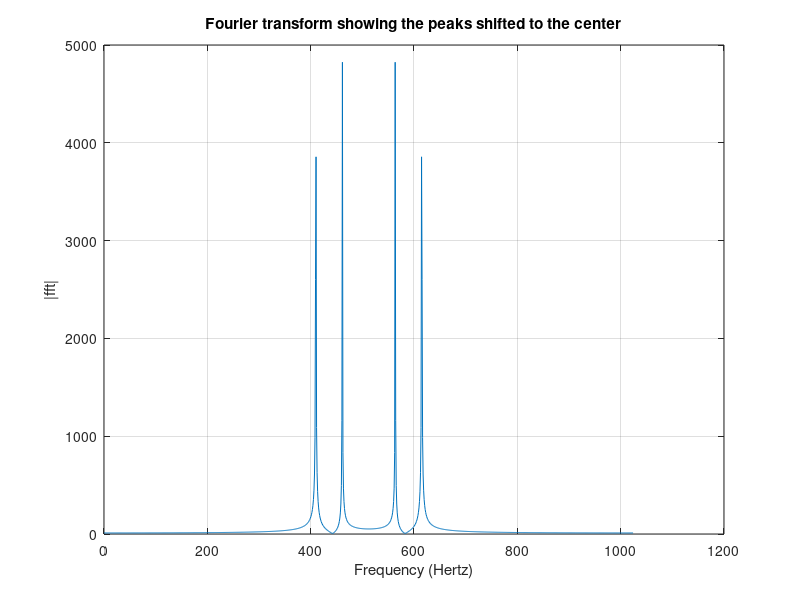

MATLAB code for this plot:
%% 4)  Bring any peak to the center using fftshift

clear all;
clc;

display('Executing assignment question (4)...');

%% Create a function to define the required signal
%%%%%%%%%%%%%%%%%%%%%%%%%%%%%%%%%%%%%%%%%%%%%%%%%%%%%%%%%%
define_signal = @(A,w,t) A*(cos(w*t)+cos(2*w*t));
%%%%%%%%%%%%%%%%%%%%%%%%%%%%%%%%%%%%%%%%%%%%%%%%%%%%%%%%%

% Value of Amplitude(A) is 10
A = 10;

% Time varies in steps of 0.01 as given,
t = [1:0.01:1000];

% omega will be input by the user, for now just declare it
user_v = input('Enter the value of frequency  [1 3 5 7] : ');

user_w = 2*pi*user_v;

% Define a cosine signal as given in the question
x = define_signal(A, user_w, t);

display ('Successfully defined the signal x = A*cos(wt)+cos(2wt) for the given frequency.');

%Take fourier transform
%We take 1024 because the sample rate should be power of 2
f = fft(x, 1024);
x_vec = 1024*linspace(0,1,1024);

%Take the fftshift of f
f = fftshift(abs(f));

%Plot the transform with fftshift
plot(x_vec, f);

grid on;
zoom on;

%Set the axis labels for the plot
xlabel('Frequency (Hertz)');
ylabel('|fft|');
title('Fourier transform showing the peaks shifted to the center');
 

display ('Successfully showed the peaks of the fourier transform.');
    
%%%%End of Program%%%%%
